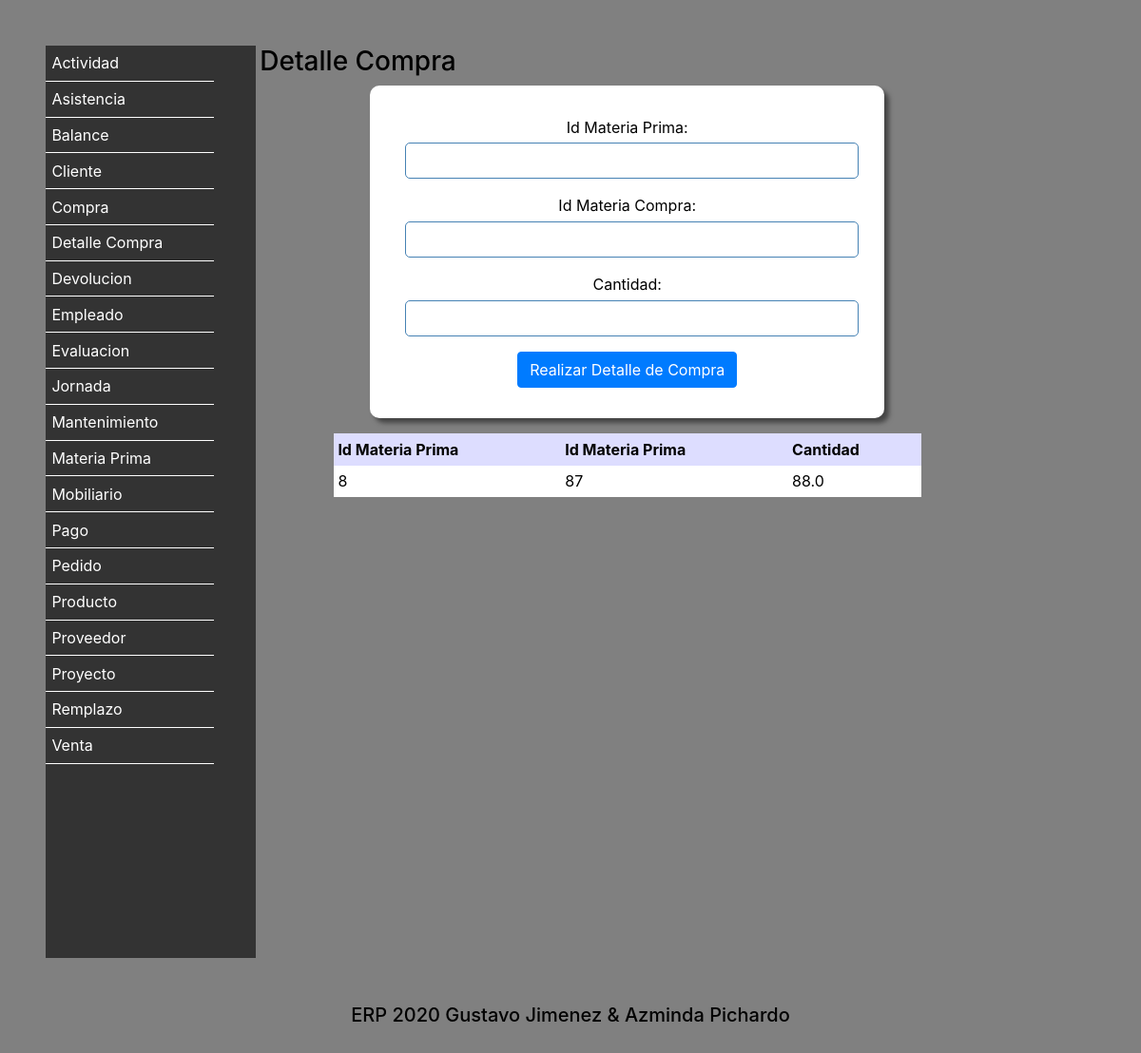
Page /DetalleCompra/ on the committed database.
### Vistas/models.py (models this page shows, shortened)
class DetalleCompra (models.Model):
    IdMateriaPrima = models.IntegerField(default=0)
    IdMateriaCompra = models.IntegerField(default=0)
    Cantidad = models.FloatField(default=0)
    class Meta:
        verbose_name = 'DetalleCompra'
        verbose_name_plural = 'DetalleCompras'
        ordering = ['IdMateriaPrima']

### Vistas/views.py (the view)
# urls.py: path('DetalleCompra/',views.MenuDetalleCompra),
def MenuDetalleCompra(request):
    if request.POST:
        objeto = DetalleCompra()
        objeto.IdMateriaPrima = request.POST["IdMateriaPrima"]
        objeto.IdMateriaCompra = request.POST["IdMateriaCompra"]
        objeto.Cantidad = request.POST["Cantidad"]
        objeto.save()
        detallecompras = DetalleCompra.objects.all()
        return render(request,"DetalleCompra.html",{"agregado":"si","detallecompras":detallecompras})
    else:
        detallecompras = DetalleCompra.objects.all()
        return render(request,"DetalleCompra.html",{"detallecompras":detallecompras})

### Vistas/Templates/DetalleCompra.html (shortened to what this page needs)
<!DOCTYPE html>
<html lang="es">
  <head>
    {% include "Encabezado.html" %}
  </head>
  <body>
      {% include "menu.html" %}
<section>
    <h3>Detalle Compra</h3>
    <form action="" method="post">
    <div class="form-group">
    Id Materia Prima: <input type="text" name="IdMateriaPrima" class="form-control">
    </div>
    <div class="form-group">
    Id Materia Compra: <input type="text" name="IdMateriaCompra" class="form-control">
    </div>
    <div class="form-group">
    Cantidad: <input type="number" name="Cantidad" class="form-control">
    </div>
    <button type="submit" class="btn btn-primary">Realizar Detalle de Compra</button>
      </form>
        <table>
            <tr>
              <th>Id Materia Prima</th>
                <th>Id Materia Prima</th>
                <th>Cantidad</th>
            </tr>
          {% for fila in detallecompras %}
            <tr>
              <td>{{ fila.IdMateriaPrima}}</td>
              <td>{{ fila.IdMateriaCompra}}</td>
              <td>{{ fila.Cantidad}}</td>
            </tr>
          {% endfor %}
        </table>
  </section>
  {% include "Pie.html" %}
  </body>
</html>

### Vistas/Templates/static/Estilos.css (style rules this page uses)
* { border: 0; margin: 0; padding: 0; }
body { background: #808080; color: black; padding: 3rem; }
form { background-color: white; border-radius: 10px; box-shadow: 5px 5px 5px #444; color: black; margin: 0 auto; padding: 2em; text-align: center; width: 70%; }
input { font-size: 1em; margin: 0.3rem; padding: 0.4rem; }
input[type="text"],input[type="password"],input[type="date"],input[type="number"],input[type="email"],input[type="tel"] { border: 1px solid steelblue; border-radius: 5px; }
section { display: inline-block; vertical-align: top; width: 70%; }
table { margin: 1em auto; width: 80%; }
th { background-color: #ddf; color: black; padding: 0.3em; }
td { padding: 0.3em; }
tr:nth-child(odd) { background-color: #333; color: white; }
tr:nth-child(even) { background-color: white; color: black; }

### Vistas/Templates/static/Imprimir.css (style rules this page uses)
* { -webkit-print-color-adjust: exact; }
nav,form,input,a { display: none; }
section { width: 100%; }

### rows in the picture
DetalleCompra: IdMateriaPrima "8", IdMateriaCompra "87", Cantidad "88.0"
